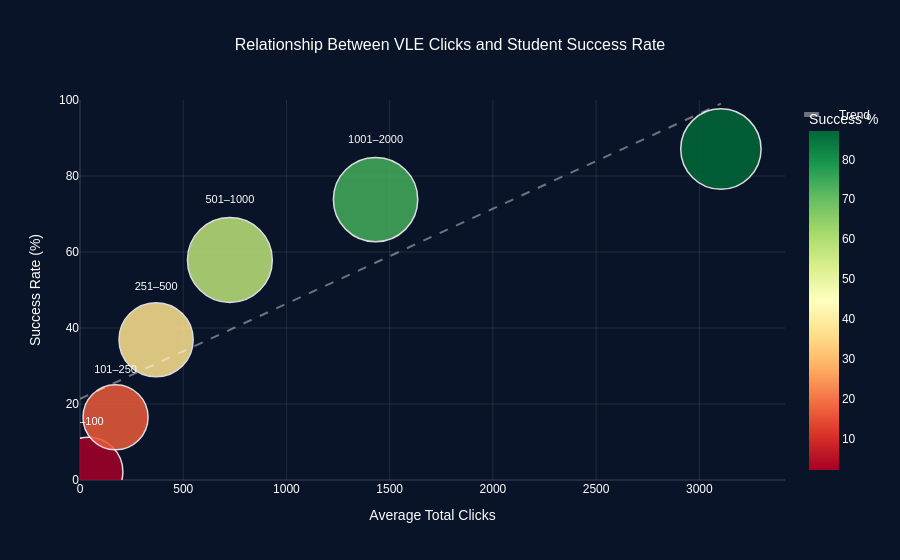

Write notebook code for a chart like this one.
### Markdown cell above
### A scatter plot descriping relationship between Student Engagement with VLE " Total Clicks " & " Student Success Rate % "

### Code cell
import plotly.express as px
import pandas as pd
import numpy as np

# Create click ranges
master['click_range'] = pd.cut(
    master['total_clicks'],
    bins=[0, 100, 250, 500, 1000, 2000, 5000],
    labels=[
        '0–100',
        '101–250',
        '251–500',
        '501–1000',
        '1001–2000',
        '2000+'
    ]
)

# Calculate statistics
click_success = master.groupby(
    'click_range',
    observed=True
).agg(
    success_rate=('success', lambda x: round(x.mean() * 100, 1)),
    student_count=('success', 'count'),
    avg_clicks=('total_clicks', 'mean')
).reset_index()

# Create scatter plot
fig = px.scatter(
    click_success,
    x='avg_clicks',
    y='success_rate',
    size='student_count',
    color='success_rate',
    text='click_range',
    color_continuous_scale='RdYlGn',
    size_max=60,

    title='Relationship Between VLE Clicks and Student Success Rate',

    labels={
        'avg_clicks': 'Average Total Clicks',
        'success_rate': 'Success Rate (%)',
        'student_count': 'Number of Students'
    }
)

# Style markers and labels
fig.update_traces(
    textposition='top center',

    textfont=dict(
        size=11,
        color='white'
    ),

    marker=dict(
        opacity=0.85,

        line=dict(
            width=1.5,
            color='white'
        )
    )
)

# Layout styling
fig.update_layout(
    plot_bgcolor='rgba(10,20,40,1)',
    paper_bgcolor='rgba(10,20,40,1)',

    font=dict(
        color='white',
        family='Arial'
    ),

    title=dict(
        font=dict(size=16),
        x=0.5,
        xanchor='center'
    ),

    coloraxis_colorbar=dict(
        title=dict(
            text='Success %',
            font=dict(color='white')
        ),

        tickfont=dict(
            color='white'
        )
    ),

    xaxis=dict(
        title='Average Total Clicks',

        # Start x-axis from 0
        range=[0, click_success['avg_clicks'].max() * 1.1],

        gridcolor='rgba(255,255,255,0.1)',
        zerolinecolor='rgba(255,255,255,0.1)'
    ),

    yaxis=dict(
        title='Success Rate (%)',

        # Force y-axis from 0% to 100%
        range=[0, 100],

        tickvals=[0, 20, 40, 60, 80, 100],

        ticksuffix='%',

        gridcolor='rgba(255,255,255,0.1)',
        zerolinecolor='rgba(255,255,255,0.1)'
    )
)

# Create trend line
z = np.polyfit(
    click_success['avg_clicks'],
    click_success['success_rate'],
    1
)

p = np.poly1d(z)

x_line = np.linspace(
    0,
    click_success['avg_clicks'].max(),
    100
)

# Add trend line
fig.add_scatter(
    x=x_line,
    y=p(x_line),

    mode='lines',
    name='Trend',

    line=dict(
        color='rgba(255,255,255,0.4)',
        dash='dash',
        width=2
    ),

    showlegend=True
)

# Show chart
fig.show()

### Figure 1 — Plotly figure (JSON) as saved in the notebook; plotly's stock layout.template omitted (floating-point values rounded to 4 significant figures)
{"data": [{"hovertemplate": "Average Total Clicks=%{x}<br>Success Rate (%)=%{marker.color}<br>Number of Students=%{marker.size}<br>click_range=%{text}<extra></extra>", "legendgroup": "", "marker": {"color": [2.2, 16.5, 36.9, 57.9, 73.8, 87.1], "coloraxis": "coloraxis", "line": {"color": "white", "width": 1.5}, "opacity": 0.85, "size": [3767, 3351, 4362, 5707, 5642, 5115], "sizemode": "area", "sizeref": 1.585, "symbol": "circle"}, "mode": "markers+text", "name": "", "orientation": "v", "showlegend": false, "text": ["0–100", "101–250", "251–500", "501–1000", "1001–2000", "2000+"], "textfont": {"color": "white", "size": 11}, "textposition": "top center", "type": "scatter", "x": [40.62, 172.2, 368.6, 726.0, 1432.0, 3105.0], "xaxis": "x", "y": [2.2, 16.5, 36.9, 57.9, 73.8, 87.1], "yaxis": "y"}, {"line": {"color": "rgba(255,255,255,0.4)", "dash": "dash", "width": 2}, "mode": "lines", "name": "Trend", "showlegend": true, "type": "scatter", "x": [0.0, 31.36, 62.72, 94.08, 125.4, 156.8, 188.2, 219.5, 250.9, 282.2, 313.6, 345.0, 376.3, 407.7, 439.0, 470.4, 501.8, 533.1, 564.5, 595.8, 627.2, 658.5, 689.9, 721.3, 752.6, 784.0, 815.3, 846.7, 878.1, 909.4, 940.8, 972.1, 1004.0, 1035.0, 1066.0, 1098.0, 1129.0, 1160.0, 1192.0, 1223.0, 1254.0, 1286.0, 1317.0, 1348.0, 1380.0, 1411.0, 1443.0, 1474.0, 1505.0, 1537.0, 1568.0, 1599.0, 1631.0, 1662.0, 1693.0, 1725.0, 1756.0, 1787.0, 1819.0, 1850.0, 1882.0, 1913.0, 1944.0, 1976.0, 2007.0, 2038.0, 2070.0, 2101.0, 2132.0, 2164.0, 2195.0, 2227.0, 2258.0, 2289.0, 2321.0, 2352.0, 2383.0, 2415.0, 2446.0, 2477.0, 2509.0, 2540.0, 2571.0, 2603.0, 2634.0, 2666.0, 2697.0, 2728.0, 2760.0, 2791.0, 2822.0, 2854.0, 2885.0, 2916.0, 2948.0, 2979.0, 3011.0, 3042.0, 3073.0, 3105.0], "y": [21.37, 22.15, 22.94, 23.72, 24.51, 25.29, 26.08, 26.86, 27.64, 28.43, 29.21, 30.0, 30.78, 31.57, 32.35, 33.14, 33.92, 34.7, 35.49, 36.27, 37.06, 37.84, 38.63, 39.41, 40.2, 40.98, 41.77, 42.55, 43.33, 44.12, 44.9, 45.69, 46.47, 47.26, 48.04, 48.83, 49.61, 50.39, 51.18, 51.96, 52.75, 53.53, 54.32, 55.1, 55.89, 56.67, 57.46, 58.24, 59.02, 59.81, 60.59, 61.38, 62.16, 62.95, 63.73, 64.52, 65.3, 66.08, 66.87, 67.65, 68.44, 69.22, 70.01, 70.79, 71.58, 72.36, 73.15, 73.93, 74.71, 75.5, 76.28, 77.07, 77.85, 78.64, 79.42, 80.21, 80.99, 81.77, 82.56, 83.34, 84.13, 84.91, 85.7, 86.48, 87.27, 88.05, 88.84, 89.62, 90.4, 91.19, 91.97, 92.76, 93.54, 94.33, 95.11, 95.9, 96.68, 97.46, 98.25, 99.03]}], "layout": {"coloraxis": {"colorbar": {"tickfont": {"color": "white"}, "title": {"font": {"color": "white"}, "text": "Success %"}}, "colorscale": [[0, "rgb(165,0,38)"], [0.1, "rgb(215,48,39)"], [0.2, "rgb(244,109,67)"], [0.3, "rgb(253,174,97)"], [0.4, "rgb(254,224,139)"], [0.5, "rgb(255,255,191)"], [0.6, "rgb(217,239,139)"], [0.7, "rgb(166,217,106)"], [0.8, "rgb(102,189,99)"], [0.9, "rgb(26,152,80)"], [1, "rgb(0,104,55)"]]}, "font": {"color": "white", "family": "Arial"}, "legend": {"itemsizing": "constant", "tracegroupgap": 0}, "paper_bgcolor": "rgba(10,20,40,1)", "plot_bgcolor": "rgba(10,20,40,1)", "title": {"font": {"size": 16}, "text": "Relationship Between VLE Clicks and Student Success Rate", "x": 0.5, "xanchor": "center"}, "xaxis": {"anchor": "y", "domain": [0, 1], "gridcolor": "rgba(255,255,255,0.1)", "range": [0, 3415.0], "title": {"text": "Average Total Clicks"}, "zerolinecolor": "rgba(255,255,255,0.1)"}, "yaxis": {"anchor": "x", "domain": [0, 1], "gridcolor": "rgba(255,255,255,0.1)", "range": [0, 100], "ticksuffix": "%", "tickvals": [0, 20, 40, 60, 80, 100], "title": {"text": "Success Rate (%)"}, "zerolinecolor": "rgba(255,255,255,0.1)"}}}
